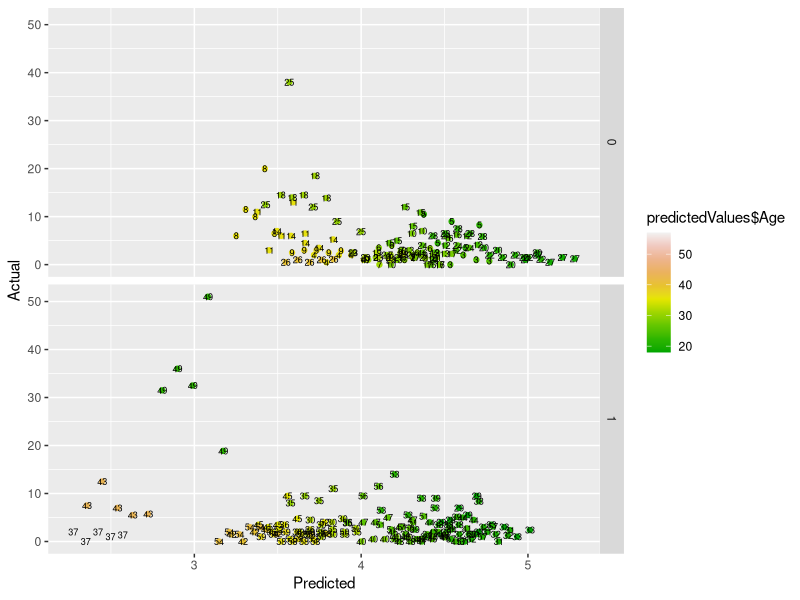

R code for this plot:
install.packages("ggplot2")
library(ggplot2)

#Epilepsy Dataset
epilepsy <-c(1,0,31,11,5,3,3,3,
2,0,30,11,3,5,3,3,
3,0,25,6,2,4,0,5,
4,0,36,8,4,4,1,4,
5,0,22,66,7,18,9,21,
6,0,29,27,5,2,8,7,
7,0,31,12,6,4,0,2,
8,0,36,52,40,20,23,12,
9,0,37,23,5,6,6,5,
10,0,28,10,14,13,6,0,
11,0,36,52,26,12,6,22,
12,0,24,33,12,6,8,5,
13,0,28,18,4,4,6,2,
14,0,36,42,7,9,12,14,
15,0,26,87,16,24,10,9,
16,0,26,50,11,0,0,5,
17,0,28,18,0,0,3,3,
18,0,31,111,37,29,28,29,
19,0,32,18,3,5,2,5,
20,0,21,20,3,0,6,7,
21,0,29,12,3,4,3,4,
22,0,21,9,3,4,3,4,
23,0,32,17,2,3,3,5,
24,0,25,28,8,12,2,8,
25,0,30,55,18,24,76,25,
26,0,40,9,2,1,2,1,
27,0,19,10,3,1,4,2,
28,0,22,47,13,15,13,12,
29,1,18,76,11,14,9,8,
30,1,32,38,8,7,9,4,
31,1,20,19,0,4,3,0,
32,1,20,10,3,6,1,3,
33,1,18,19,2,6,7,4,
34,1,24,24,4,3,1,3,
35,1,30,31,22,17,19,16,
36,1,35,14,5,4,7,4,
37,1,57,11,2,4,0,4,
38,1,20,67,3,7,7,7,
39,1,22,41,4,18,2,5,
40,1,28,7,2,1,1,0,
41,1,23,22,0,2,4,0,
42,1,40,13,5,4,0,3,
43,1,43,46,11,14,25,15,
44,1,21,36,10,5,3,8,
45,1,35,38,19,7,6,7,
46,1,25,7,1,1,2,4,
47,1,26,36,6,10,8,8,
48,1,25,11,2,1,0,0,
49,1,22,151,102,65,72,63,
50,1,32,22,4,3,2,4,
51,1,25,42,8,6,5,7,
52,1,35,32,1,3,1,5,
53,1,21,56,18,11,28,13,
54,1,41,24,6,3,4,0,
55,1,32,16,3,5,4,3,
56,1,26,22,1,23,19,8,
57,1,21,25,2,3,0,1,
58,1,36,13,0,0,0,0,
59,1,37,12,1,4,3,2)


#Formatting epilepsy dataset -- still wide
epilepsy2<-matrix(epilepsy,nrow=8,ncol=59)
epilepsy2 <- t(epilepsy2)
colnames(epilepsy2) <- c("ID","Treatment","Age",0,1,2,3,4)

#Changing epilepsy dataset to a data.frame
epilepsy3.df <- as.data.frame(epilepsy2)
epilepsy3.df

#Wide -> Long and sorting by Patient ID
epilepsyLong <- reshape(epilepsy3.df, direction = "long", varying = list(names(epilepsy3.df)[4:8]), v.names = "Seizure_Rate", idvar = c("ID","Treatment","Age"), timevar = "Every_Two_Weeks", times = 0:4)
epilepsyLong<-epilepsyLong[order(epilepsyLong$ID),]


#Changing to weekly rates
for (i in 1:nrow(epilepsyLong)) {
	if(epilepsyLong$Every_Two_Weeks[i] == 0){
		epilepsyLong$Seizure_Rate[i] = epilepsyLong$Seizure_Rate[i]/8
	}
	else{
		epilepsyLong$Seizure_Rate[i] = epilepsyLong$Seizure_Rate[i]/2
	}
}

#Removes selected value from dataset
removeOne<-function(dataName,removeNum){
	tempData <- subset(dataName, ID!=removeNum)
	return(tempData)
}

#run linear regession
runRegression<-function(dataName){
	regModel <- lm(Seizure_Rate~Age + Treatment + Every_Two_Weeks,data=dataName)
	return(regModel)
}

#Getting return values from regression to do math
regStats <- data.frame(matrix(NA,nrow=59,ncol=4))
for (i in 1:59){
	tempData <- removeOne(epilepsyLong,i)
	tempReg <- runRegression(tempData)
	print(tempReg$coefficients)
	regStats[i,] <- tempReg$coefficients
}
regStats<-regStats[rep(seq_len(nrow(regStats)), each=5),]

#Calculating predicted values and creating final dataset
predictedValues <- data.frame(matrix(NA,nrow=nrow(regStats),ncol=7))
for (i in 1:nrow(epilepsyLong)){
	#Id;Treatment;Age;Week;Actual
	predictedValues[i,1] <- epilepsyLong[i,1]
	predictedValues[i,2] <- epilepsyLong[i,2]
	predictedValues[i,3] <- epilepsyLong[i,3]
	predictedValues[i,4] <-	epilepsyLong[i,4]
	predictedValues[i,5] <- epilepsyLong[i,5]

	#Getting values to calculate predicted value
	AgeVal <- regStats[i,2]*epilepsyLong[i,3]
	TreatmentVal <- regStats[i,3]*epilepsyLong[i,2]
	WeekVal <- regStats[i,4]*epilepsyLong[i,4]

	#predicted value
	predictedValues[i,6] <- regStats[i,1] + AgeVal + TreatmentVal + WeekVal
	
	#residual^2
	predictedValues[i,7] <- (predictedValues[i,5] - predictedValues[i,6])^2
}
colnames(predictedValues) <- c("ID","Treatment","Age","Week","Actual","Predicted","ResidualSquared")

#Plotting
#Numbered points are ID
#Colors for Age
#x=Predicted;y=Actual
#0=Placebo;1=Treatment
ggplot(predictedValues, aes(Predicted,Actual)) + geom_point(aes(colour=predictedValues$Age)) + geom_text(aes(label=predictedValues$ID),size=2.3) +   scale_colour_gradientn(colours = terrain.colors(10)) +facet_grid(predictedValues$Treatment ~ .)